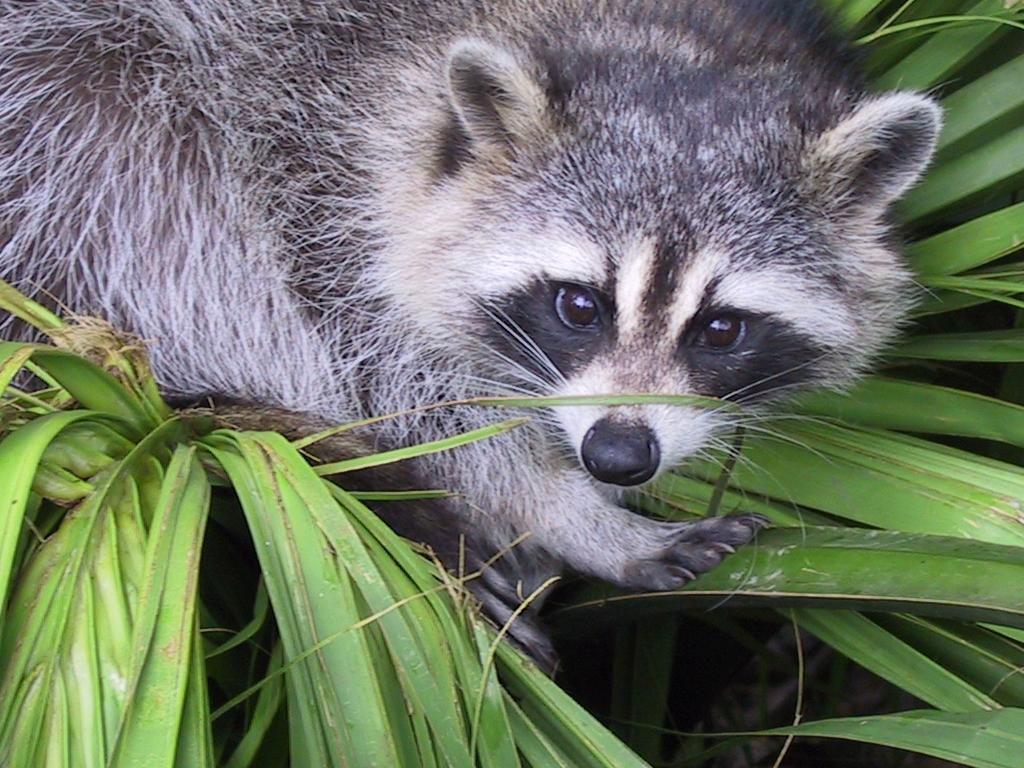
#> input picture 1-Array/ex03/animal.jpeg, 1024 x 768 px
$ python zoom.py
#> lines starting #> are read from the running program, lines starting #| are printed output that depends on the picture
### 1-Array/ex05/load_image.py
#import matplotlib.pyplot as plt
import matplotlib.image as mpimg
import numpy as np
import os


def ft_load(path: str) -> np.ndarray:
    """
    Loads an image from the specified path and returns its pixel content as a NumPy array.
    Prints the image format and its dimensions. Handles JPG and JPEG formats.

    Parameters:
    path (str): Path to the image file.

    Returns:
    np.ndarray: NumPy array containing the pixel data of the image.
    """
#> called with path = 'animal.jpeg'
    # Check if file exists
    if not os.path.exists(path):
        print(f"Error: The file '{path}' does not exist.")
        return np.array([])  # Return an empty array to indicate failure

    # Try to load the image
    try:
        img = mpimg.imread(path)
#> img is the input picture: shape (768, 1024, 3); mean R, G, B 110.7, 117.7, 102.1
    except Exception as e:
        print(f"Error: Unable to load the image. {e}")
        return np.array([])  # Return an empty array to indicate failure

    # Check if the image format is supported
    if not path.lower().endswith(('.jpg', '.jpeg')):
        print(f"Error: Unsupported file format. Please use JPG or JPEG images.")
        return np.array([])  # Return an empty array to indicate failure

    # Print image format and dimensions
    print(f"Image format: {path.split('.')[-1].upper()}")
    print(f"Image dimensions: {img.shape}")
#| Image dimensions: (768, 1024, 3)

    # If the image is grayscale, convert it to RGB
    #if len(img.shape) == 2:  # Grayscale image
    #    img = np.stack((img,) * 3, axis=-1)  # Convert to RGB by stacking
    #elif img.shape[2] == 4:  # Image with alpha channel
    #    img = img[:, :, :3]  # Discard the alpha channel

    # Display the image using matplotlib
    #plt.imshow(img)
    #plt.axis('off')  # Hide axes
    #plt.show()

    return img

### 1-Array/ex03/zoom.py
from load_image import ft_load
import matplotlib.pyplot as plt
import numpy as np

def rgb_to_grayscale(rgb_image: np.ndarray) -> np.ndarray:
    """
    Converts an RGB image to grayscale.

    Parameters:
    rgb_image (np.ndarray): Input RGB image.

    Returns:
    np.ndarray: Grayscale image.
    """
    grayscale_image = np.dot(rgb_image[...,:3], [0.2989, 0.5870, 0.1140]).astype(np.uint8)
    return np.stack([grayscale_image], axis=-1)

def main():
    image_path = 'animal.jpeg'

    # Load the image
    image = ft_load(image_path)

    # Check if the image was successfully loaded
    if image.size == 0:
        return

    # Print image information
    print(f"The shape of image is: {image.shape}")
#| The shape of image is: (768, 1024, 3)
    print(image)
#> (printed output is left out)

    # Perform zoom by slicing
    zoomed_image = image[100:500, 440:840]
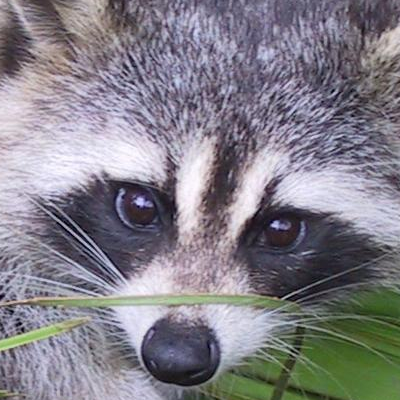
#> zoomed_image: shape (400, 400, 3); mean R, G, B 130.7, 127.6, 136.2
    grayscale_zoomed_image = rgb_to_grayscale(zoomed_image)
#> in rgb_to_grayscale, `grayscale_image = np.dot(rgb_image[...,:3], [0.2989, 0.5870, 0.1140])...`:
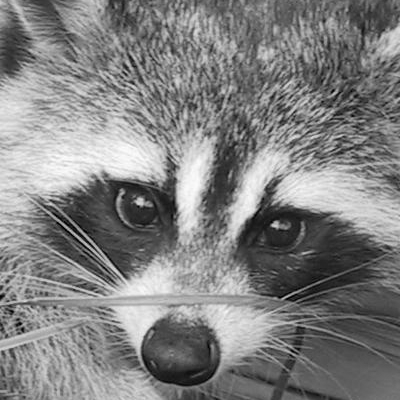
#> grayscale_image: shape (400, 400); min 0, max 253, mean 129
    print(f"New shape after slicing: {grayscale_zoomed_image.shape} or ({grayscale_zoomed_image.shape[0]}, {grayscale_zoomed_image.shape[1]})")
#| New shape after slicing: (400, 400, 1) or (400, 400)
    print(grayscale_zoomed_image)
#> (printed output is left out)
# [12 lines of commented-out code are left out]
    plt.figure()
    plt.title('Zoomed Image')
    plt.imshow(grayscale_zoomed_image, cmap="gray")
    plt.xlabel('X axis')
    plt.ylabel('Y axis')
    plt.colorbar()

    plt.show()
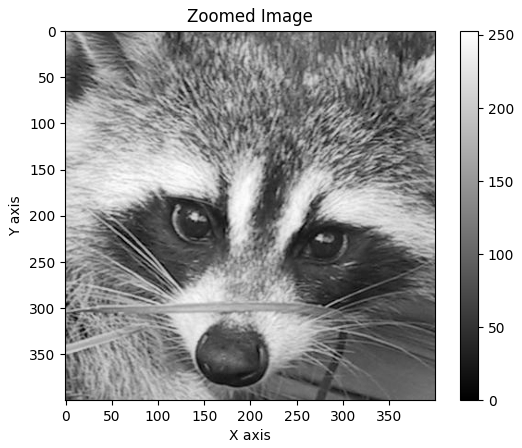
#> figure drawn by matplotlib, 2 panels

if __name__ == "__main__":
    main()
